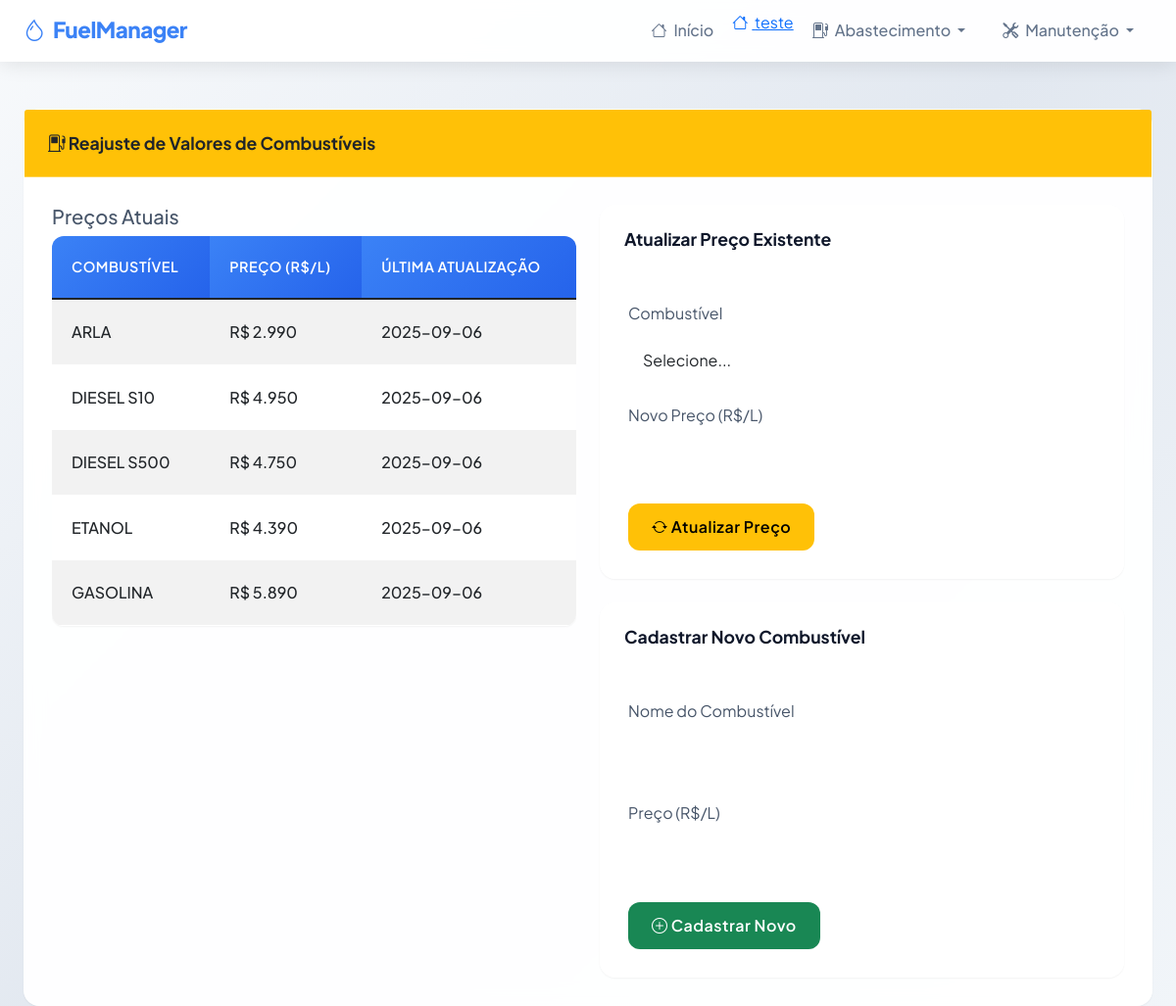
Page /reajuste-combustiveis on the earlier database version.
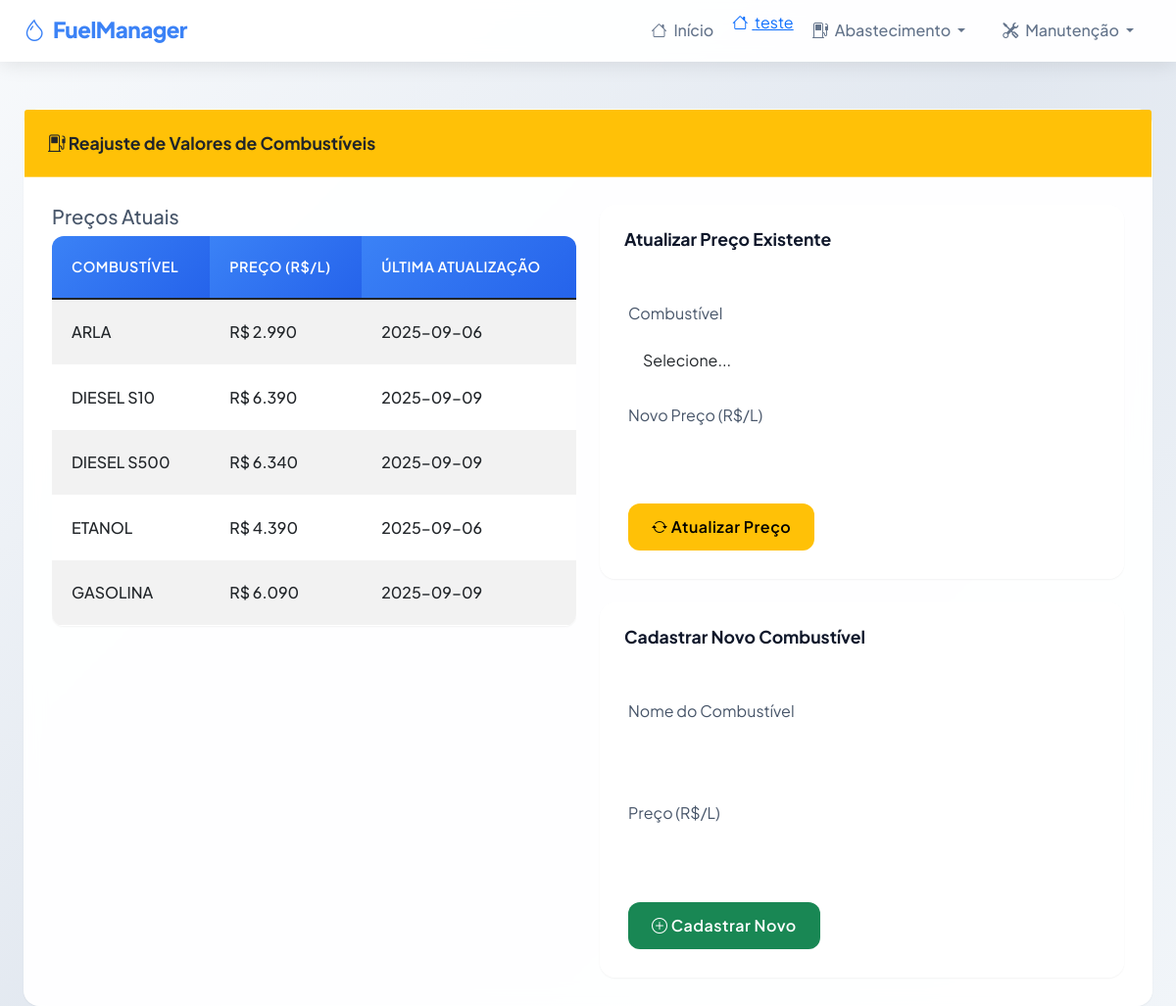
Same page on the later database version.
### tables this page shows
CREATE TABLE precos_combustivel (
        id INTEGER PRIMARY KEY AUTOINCREMENT,
        combustivel TEXT NOT NULL UNIQUE,
        preco REAL NOT NULL,
        data_atualizacao TEXT NOT NULL
    );

### app.py (the view, shortened to what this page needs)
@app.route('/reajuste-combustiveis', methods=['GET', 'POST'])
def reajuste_combustiveis():
    precos = obter_precos_combustivel()
    return render_template('reajuste_combustiveis.html', precos=precos, active_page='combustiveis')

### app.py (called while the page is built)
@app.context_processor
def inject_now():
    return {'now': datetime.now()}

### database.py (called while the page is built)
def obter_precos_combustivel():
    conn = sqlite3.connect('abastecimentos.db')
    query = "SELECT combustivel, preco, data_atualizacao FROM precos_combustivel ORDER BY combustivel"
    df = pd.read_sql(query, conn)
    conn.close()
    return df.to_dict('records')

### templates/reajuste_combustiveis.html (shortened to what this page needs)
{% extends "base.html" %}
{% block content %}
<div class="card">
    <div class="card-header bg-warning text-dark">
        <i class="bi bi-fuel-pump"></i> Reajuste de Valores de Combustíveis
    </div>
    <div class="card-body">
        <div class="row">
            <div class="col-md-6">
                <h5>Preços Atuais</h5>
                <div class="table-responsive">
                    <table class="table table-striped">
                        <thead>
                            <tr>
                                <th>Combustível</th>
                                <th>Preço (R$/L)</th>
                                <th>Última Atualização</th>
                            </tr>
                        </thead>
                        <tbody>
                            {% for preco in precos %}
                            <tr>
                                <td>{{ preco.combustivel }}</td>
                                <td>R$ {{ "%.3f"|format(preco.preco) }}</td>
                                <td>{{ preco.data_atualizacao }}</td>
                            </tr>
                            {% endfor %}
                        </tbody>
                    </table>
                </div>
            </div>
            <div class="col-md-6">
                <div class="card mb-4">
                    <div class="card-header">Atualizar Preço Existente</div>
                    <div class="card-body">
                        <form method="POST" action="/reajuste-combustiveis">
                            <div class="mb-3">
                                <label class="form-label">Combustível</label>
                                <select class="form-select" name="combustivel" required>
                                    <option value="">Selecione...</option>
                                </select>
                            </div>
                            <div class="mb-3">
                                <label class="form-label">Novo Preço (R$/L)</label>
                                <input type="number" step="0.001" class="form-control" name="novo_preco" required>
                            </div>
                            <button type="submit" class="btn btn-warning">
                                <i class="bi bi-arrow-repeat"></i> Atualizar Preço
                            </button>
                        </form>
                    </div>
                </div>
                <div class="card">
                    <div class="card-header">Cadastrar Novo Combustível</div>
                    <div class="card-body">
                        <form method="POST" action="/reajuste-combustiveis">
                            <div class="mb-3">
                                <label class="form-label">Nome do Combustível</label>
                                <input type="text" class="form-control" name="novo_combustivel" required>
                            </div>
                            <div class="mb-3">
                                <label class="form-label">Preço (R$/L)</label>
                                <input type="number" step="0.001" class="form-control" name="novo_preco" required>
                            </div>
                            <button type="submit" class="btn btn-success">
                                <i class="bi bi-plus-circle"></i> Cadastrar Novo
                            </button>
                        </form>
                    </div>
                </div>
            </div>
        </div>
    </div>
</div>
{% endblock %}

### templates/base.html (shortened to what this page needs)
<!DOCTYPE html>
<html lang="pt-BR">
<head>
    <link href="https://cdn.jsdelivr.net/npm/bootstrap@5.1.3/dist/css/bootstrap.min.css" rel="stylesheet">
    <link rel="stylesheet" href="https://cdn.jsdelivr.net/npm/bootstrap-icons@1.8.1/font/bootstrap-icons.css">
</head>
<body class="gradient-bg">
    <nav class="navbar navbar-expand-lg navbar-light sticky-top">
        <div class="container">
            <a class="navbar-brand" href="/">
                <i class="bi bi-droplet me-2"></i>FuelManager
            </a>
            <div class="collapse navbar-collapse" id="navbarNav">
                <ul class="navbar-nav ms-auto">
                    <li class="nav-item">
                        <a class="nav-link {{ 'active' if active_page == 'index' }}" href="/">
                            <i class="bi bi-house me-1"></i> Início
                        </a>
                    </li>
                    <li class="nav-item">
                        <a href="https://192.168.0.102:5001" class="fas fa-external-link-alt fa xs">
                            <i class="bi bi-house me-1"></i> teste
                        </a>
                    </li>
                    <li class="nav-item dropdown">
                        <a class="nav-link dropdown-toggle {{ 'active' if active_group == 'abastecimento' }}" href="#" role="button" data-bs-toggle="dropdown">
                            <i class="bi bi-fuel-pump me-1"></i> Abastecimento
                        </a>
                    </li>
                    <li class="nav-item dropdown">
                        <a class="nav-link dropdown-toggle {{ 'active' if active_group == 'manutencao' }}" href="#" role="button" data-bs-toggle="dropdown">
                            <i class="bi bi-tools me-1"></i> Manutenção
                        </a>
                    </li>
                </ul>
            </div>
        </div>
    </nav>
    <div class="container mt-5">
        {% block content %}{% endblock %}
    </div>
</body>
</html>

### templates/base.html (style rules this page uses)
:root { --primary: #3b82f6; --primary-dark: #2563eb; --secondary: #94a3b8; --success: #22c55e; --warning: #f97316; --danger: #ef4444; --light: #f1f5f9; --dark: #0f172a; --border: #cbd5e1; --card-shadow: 0 1px 2px rgba(0, 0, 0, 0.05); --hover-shadow: 0 8px 25px rgba(0, 0, 0, 0.1); --glass: rgba(255, 255, 255, 0.95); }
body { font-family: 'Plus Jakarta Sans', sans-serif; background: linear-gradient(135deg, #f8fafc 0%, #e2e8f0 100%); color: #475569; line-height: 1.6; min-height: 100vh; }
.navbar { background: rgba(255, 255, 255, 0.95); backdrop-filter: blur(10px); border-bottom: 1px solid rgba(255, 255, 255, 0.2); box-shadow: 0 2px 20px rgba(0, 0, 0, 0.1); padding: 0.5rem 0; }
.navbar-brand { font-weight: 800; font-size: 1.4rem; color: var(--primary) !important; letter-spacing: -0.5px; }
.nav-link { color: #64748b !important; font-weight: 500; padding: 0.5rem 1rem !important; margin: 0 0.2rem; border-radius: 10px; transition: all 0.3s cubic-bezier(0.4, 0, 0.2, 1); position: relative; }
.card { border: none; border-radius: 16px; box-shadow: var(--card-shadow); transition: all 0.4s cubic-bezier(0.4, 0, 0.2, 1); background: var(--glass); backdrop-filter: blur(10px); border: 1px solid rgba(255, 255, 255, 0.2); }
.card-header { background: transparent; color: var(--dark); border: none; border-bottom: 1px solid rgba(255, 255, 255, 0.3); padding: 1.25rem 1.5rem; font-weight: 700; font-size: 1.1rem; }
.card-body { padding: 1.75rem; }
.btn { border-radius: 12px; font-weight: 600; padding: 0.75rem 1.5rem; transition: all 0.3s cubic-bezier(0.4, 0, 0.2, 1); border: none; letter-spacing: 0.5px; }
.table { border-radius: 12px; overflow: hidden; box-shadow: var(--card-shadow); background: var(--glass); backdrop-filter: blur(10px); }
.table th { background: linear-gradient(135deg, var(--primary), var(--primary-dark)); color: white; font-weight: 600; border: none; padding: 1.25rem; font-size: 0.9rem; text-transform: uppercase; letter-spacing: 0.5px; }
.table td { padding: 1.25rem; border-color: rgba(255, 255, 255, 0.3); vertical-align: middle; font-weight: 500; }
.form-control, .form-select { border: 1px solid rgba(255, 255, 255, 0.3); border-radius: 12px; padding: 0.875rem; transition: all 0.3s ease; background: rgba(255, 255, 255, 0.8); }
.container { max-width: 1400px; padding: 0 1.5rem; }
.gradient-bg { background: linear-gradient(135deg, #f8fafc 0%, #e2e8f0 50%, #f1f5f9 100%); }

Differences in the rows shown:
changed precos_combustivel "DIESEL S10": preco "4.950" → "6.390"; data_atualizacao "2025-09-06" → "2025-09-09"
changed precos_combustivel "DIESEL S500": preco "4.750" → "6.340"; data_atualizacao "2025-09-06" → "2025-09-09"
changed precos_combustivel "GASOLINA": preco "5.890" → "6.090"; data_atualizacao "2025-09-06" → "2025-09-09"
